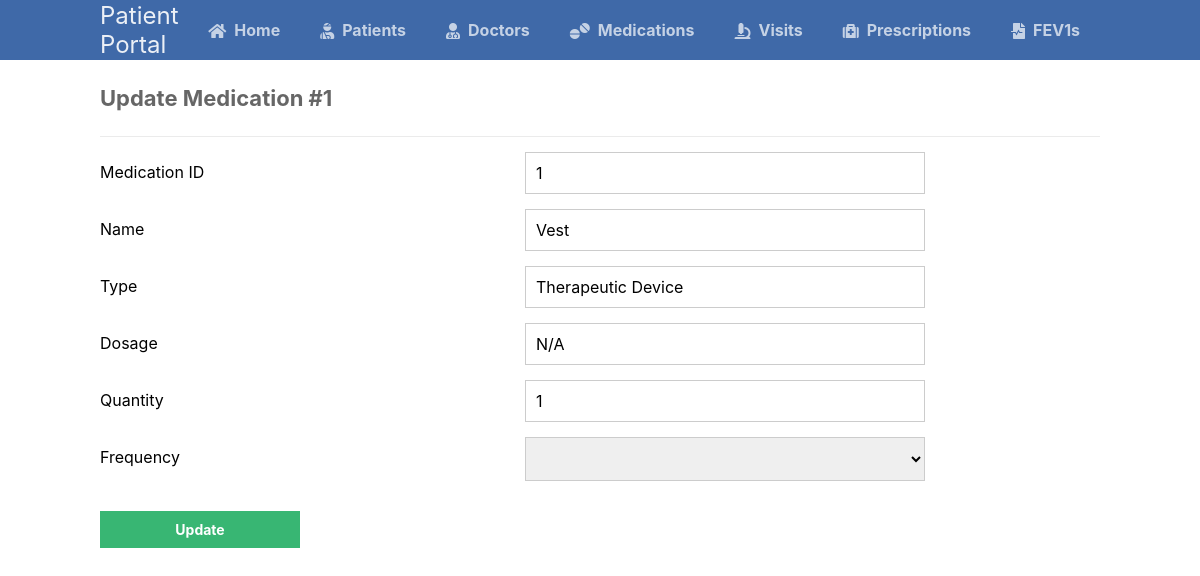
/scripts/medications_table/medications_update.php?medication_id=1, run on the app's committed database.
### tables this page shows
CREATE TABLE medications (
	medication_id INT AUTO_INCREMENT NOT NULL UNIQUE,
	medication_name VARCHAR(100) NOT NULL,
	medication_type VARCHAR(255),
	medication_dosage VARCHAR(255) NOT NULL,
	medication_quantity INT NOT NULL,
	medication_frequency CHAR(3) CHECK (medication_frequency IN ("QD", "BID", "TID", "QHS", "N/A")), 
	PRIMARY KEY (medication_id)
);

### scripts/medications_table/medications_update.php (the view, shortened to what this page needs)
<?php
@include_once (APP_ROOT.APP_FOLDER_NAME . '/scripts/functions.php');
$pdo = pdo_connect_mysql();
if (isset($_GET['medication_id'])) {
    $stmt = $pdo->prepare('SELECT * FROM medications WHERE medication_id = ?');
    $stmt->execute([$_GET['medication_id']]);
    $medication = $stmt->fetch(PDO::FETCH_ASSOC);
} else {
    exit('No ID specified!');
}
?>
<?=template_header('Read')?>
<div class="content update">
	<h2>Update Medication #<?=$medication['medication_id']?></h2>
    <form action="medications_update.php?medication_id=<?=$medication['medication_id']?>" method="post">
        <label for="medication_id">Medication ID</label>
            <input type="text" name="medication_id" placeholder="Ex. 1" value="<?=$medication['medication_id']?>" id="medication_id" readonly required>
        <label for="medication_name">Name</label>
            <input type="text" name="medication_name" placeholder="Ex. Bactrim" value="<?=$medication['medication_name']?>" id="medication_name" pattern = "[A-Za-z\-\s]{2,}" required>
        <label for="medication_type">Type</label>
            <input type="text" name="medication_type" placeholder="Ex. Antibiotic" value="<?=$medication['medication_type']?>" id="medication_type" pattern = "[A-Za-z\-\s]{2,}">
        <label for="medication_dosage">Dosage</label>
            <input type="text" name="medication_dosage" placeholder="Ex. 50mg" value="<?=$medication['medication_dosage']?>" id="medication_dosage" required>
        <label for="medication_quantity">Quantity</label>
            <input type="number" name="medication_quantity" value="<?=$medication['medication_quantity']?>" id="medication_quantity" min="1" pattern=" 0+\.[0-9]*[1-9][0-9]*$" required>
        <label for="medication_frequency">Frequency</label>
            <select name = "medication_frequency" value="<?=$medication['medication_frequency']?>" id = "medication_frequency">
                <option value='<?php echo $medication['medication_frequency']?>' hidden selected><?php echo $medication['medication_frequency']?></option>
                <option value="" disabled>Please select an option</option>
            </select>
        <input type="submit" value="Update">
    </form>
</div>
<?=template_footer()?>

### styles/style.css (style rules this page uses)
* { box-sizing: border-box; font-family: -apple-system, BlinkMacSystemFont, "segoe ui", roboto, oxygen, ubuntu, cantarell, "fira sans", "droid sans", "helvetica neue", Arial, sans-serif; font-size: 16px; -webkit-font-smoothing: antialiased; -moz-osx-font-smoothing: grayscale; }
body { background-color: #FFFFFF; margin: 0; }
.content { width: 1000px; margin: 0 auto; }
.content h2 { margin: 0; padding: 25px 0; font-size: 22px; border-bottom: 1px solid #ebebeb; color: #666666; }
.update form { padding: 15px 0; display: flex; flex-flow: wrap; }
.update form label { display: inline-flex; width: 400px; padding: 10px 0; margin-right: 25px; }
.update form input { padding: 10px; width: 400px; margin-right: 25px; margin-bottom: 15px; border: 1px solid #cccccc; }
.update form input[type="submit"] { display: block; background-color: #38b673; border: 0; font-weight: bold; font-size: 14px; color: #FFFFFF; cursor: pointer; width: 200px; margin-top: 15px; }
.update form select { padding: 10px; width: 400px; margin-right: 25px; margin-bottom: 15px; border: 1px solid #cccccc; }

### data on the page
medications: medication_id "1", medication_name "Vest", medication_type "Therapeutic Device", medication_dosage "N/A", medication_quantity "1"
